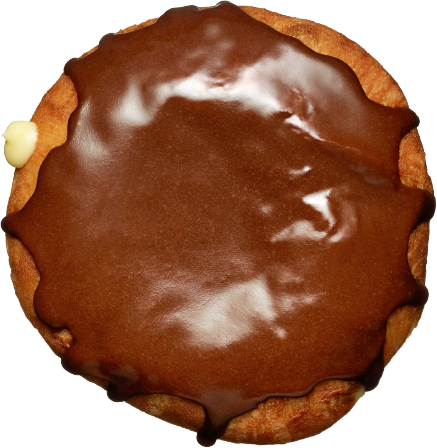
#> input picture images/bostonkreme.png, 437 x 448 px; its folder holds 5 pictures in this run
$ python box.py
#> lines starting #> are read from the running program, lines starting #| are printed output that depends on the picture
### donut.py
#File Header:
#Project Name: Project 4.3.5 Image Artist
#Authors: Varun G
#Date: 2/26/2023
#Description: Creates each singular donut depending on whether the donut is a premade donut or a donut with a topping and flavor

from PIL import Image
from options.flavors import Flavor, GradientFlavor, TextureFlavor
from options.toppings import ParticleTopping
from options.donut_type import DonutType

class Donut:
    '''Handles the premade donuts - Boston Kreme, French Cruller, and Powdered, Old Fashioned
       Renders an already inputted image'''
    def __init__(self, *, file_name=None):
#> called with file_name = 'bostonkreme.png'
        self._image = Image.open(f'./images/{file_name}').convert('RGBA').resize((512, 512))

    @property
    def image(self):
        return self._image

    def render(self):
        return self._image

    @classmethod
    def boston_kreme(cls):
        return cls(file_name='bostonkreme.png')

    @classmethod
    def french_cruller(cls):
        return cls(file_name='frenchcruller.png')
#> call 2 of __init__, with file_name = 'frenchcruller.png'
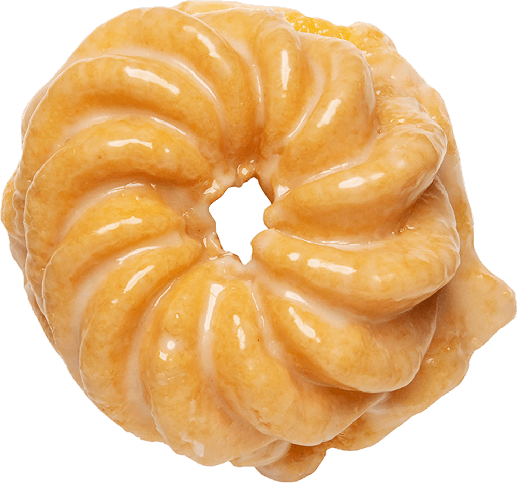
#> input picture images/frenchcruller.png, 517 x 483 px
#> in __init__ (call 2), `self._image = Image.open(f'./images/{file_name}').convert('RGBA').resi..`:
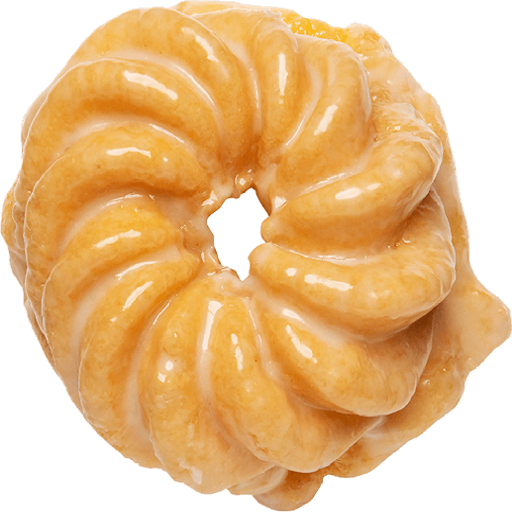
#> self._image: PIL image 512x512 RGBA; mean R, G, B, A 161.3, 118.6, 65.8, 181.7; transparent parts drawn white

    @classmethod
    def powdered(cls):
        return cls(file_name='powdered.png')
#> call 3 of __init__, with file_name = 'powdered.png'
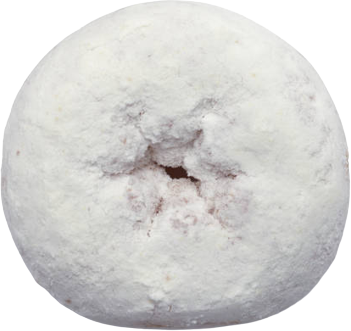
#> input picture images/powdered.png, 351 x 331 px
#> in __init__ (call 3), `self._image = Image.open(f'./images/{file_name}').convert('RGBA').resi..`:
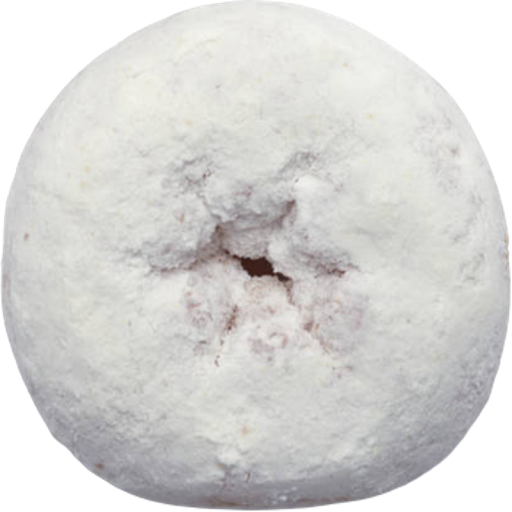
#> self._image: PIL image 512x512 RGBA; mean R, G, B, A 166.8, 166.2, 164.4, 205.1; transparent parts drawn white

    @classmethod
    def old_fashioned(cls):
        return cls(file_name='oldfashioned.png')


class CustomDonut(Donut):
    '''Donut is the superclass
       Handles the custom donuts - any donut that is not a frnech cruller, powdered, or boston kreme
       Factors the other donut list values into the creation of the rendering'''
    # [10 lines left out: function __init__, not called in this run]

    @property
    def mask(self):
        return self._mask

    @property
    def center(self):
        return self._center

    # [6 lines left out: function render, not called in this run]


# [4 lines that do not run on import are left out]

### box.py
#File Header:
#Project Name: Project 4.3.5 Image Artist
#Authors: Varun G
#Date: 2/26/2023
#Description: Creates the box in which the donuts will be held and implements the userInput to place the donut

import PIL
import matplotlib.pyplot as plt
import os.path
import numpy as np
import random
from donut import Donut, CustomDonut
from options.flavors import TextureFlavor, GradientFlavor
from options.toppings import ParticleTopping
from userInput import donutInput
from options.donut_type import DonutType

#Dictionaries for the premade donuts, flavors, toppings, donut types, and locations
PREMADES = {
        'boston kreme': Donut.boston_kreme(),
        'french cruller': Donut.french_cruller(),
        'powdered': Donut.powdered(),
#> (the run stopped early here; a loop or call above may not have finished)
